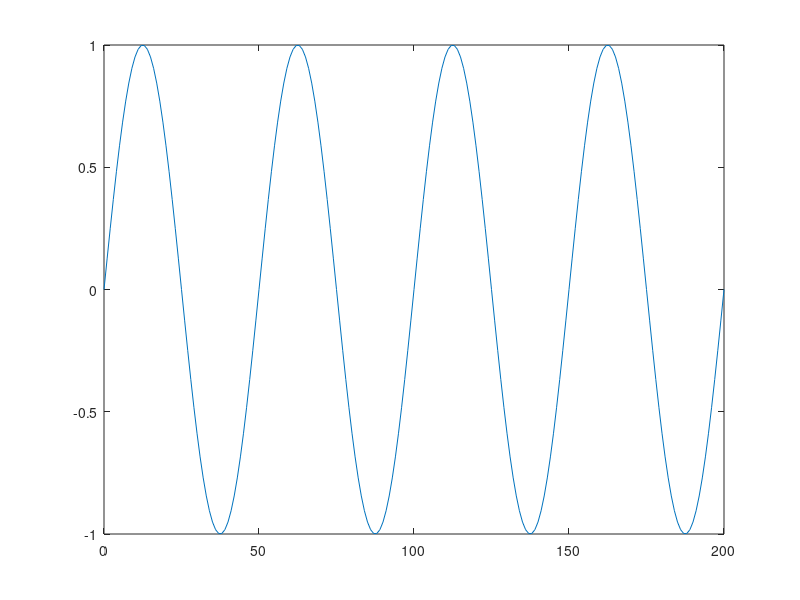

MATLAB code for this plot: (Note: this script raises an error after producing the figure.)
%{
For f
o=1/50 and N=200, write a program to quantize the signal x(n), using
truncation, to 64, 128 and 256 quantization levels. Plot x(n), xq
(n) and e(n)
and compute SQNR
%}

N= 200;
fo=1/50;
n=[0:N]';
x=sin(2*pi*fo*n)
plot(n,x)

q=2/(Q+1);
%Q=64,128,256 
Q=64;
xq=q*(round(x/q));
plot(xq-x);
axis([0 200 -0.005 0.005])
xlabel('n')
ylabel('xq(n) - x(n)')
Px=sum((x).^2)/N;
Pq=sum((xq-x).^2)/N;
SQNR=10*log10(Px/Pq)